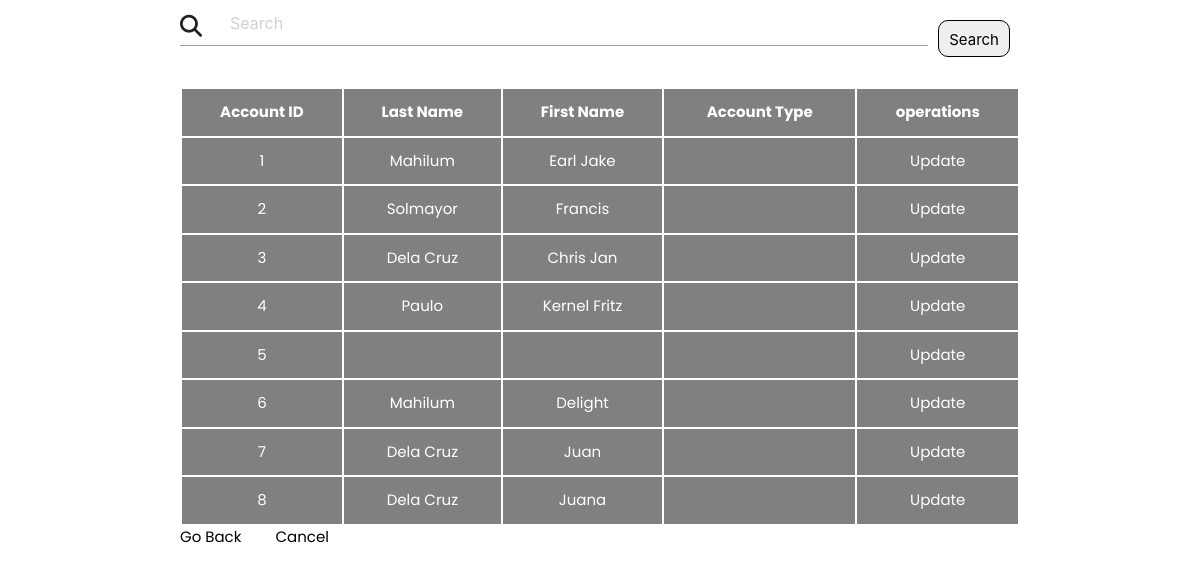
The app's page /accountsMonitoring.php with its own data.
### tables this page shows
CREATE TABLE `account` (
  `acct_id` int(11) NOT NULL,
  `last_name` varchar(100) NOT NULL,
  `first_name` varchar(100) NOT NULL,
  `username` varchar(50) NOT NULL,
  `password` varchar(50) NOT NULL,
  `email` varchar(100) NOT NULL,
  `status` enum('0','1') NOT NULL,
  `type` enum('0','1') NOT NULL,
  `avatar` varchar(100) DEFAULT 'icon.png'
);

### accountsMonitoring.php (the view, shortened to what this page needs)
<?php
	include('connect.php');
 ?>
 <!DOCTYPE html>
 <html>
 <head>
	<link rel="stylesheet" href="https://cdnjs.cloudflare.com/ajax/libs/materialize/1.0.0/css/materialize.min.css">
	<link rel = "stylesheet" href="./css/accountsMonitoring.css">
 </head>
 <body>
 	<div class="container">
 		<div class="doctor-container">
            <div class= searchContainer>
            	<form method="GET">
            <i class="fa-solid fa-magnifying-glass"></i>
                <input type="text" placeholder="Search" name="search">
                 <button type="submt" name="submit">Search</button>
             </form>
            </div>
 			<table class="list">
					<thead>
						<tr>
                            <th>Account ID</th>
							<th>Last Name</th>
							<th> First Name</th>
							<th>Account Type</th>
                            <th>operations</th>
						</tr>
					</thead>
					<tbody>
							<?php
					  if(isset($_GET['submit']))
					  {
					    $id = $_GET['search'];
					    $sql = "SELECT * from `account` WHERE last_name = '$id' OR acct_id = '$id'";
					    $result = mysqli_query($con, $sql);
					    if($result){
					    	while($row = mysqli_fetch_array($result)){
					    		$id = $row['acct_id'];
					    		$surname = $row['last_name'];
					    		$fname = $row['first_name'];
					    		$type = $row['acc_type'];
					    		echo '<tr>
									    <th scope="row">'.$id.'</th>
									    <td>'.$surname.'</td>
									    <td>'.$fname.'</td>
									    <td>'.$type.'</td>
									    <td>UPDATE</td>';
					    	}
					    }
					  }
					else{
					$select_query="Select * from `account`";
						$result=mysqli_query($con,$select_query);
					if($result)
					{
					   while ($row=mysqli_fetch_assoc($result))
					   {
					    $id=$row['acct_id'];
					     $surname=$row['last_name'];
					     $firstname=$row['first_name'];
					     $type=$row['acc_type'];
						?>
									<tr class='clickable'>
										<td><a href='#.php?screen_acct_id=<?php echo $row['screen_acct_id']?>'><?php echo "$id"?></a></td>
										<td><a href='doctorVerification.php?screen_acct_id=<?php echo $row['screen_acct_id']?>'><?php echo "$surname"?></a></td>
										<td><a href='doctorVerification.php?screen_acct_id=<?php echo $row['screen_acct_id']?>'><?php echo "$firstname"?></a></td>
										<td><a href='doctorVerification.php?screen_acct_id=<?php echo $row['screen_acct_id']?>'><?php echo "$type"?></a></td>
										<td><a href='doctorVerification.php?screen_acct_id=<?php echo $row['screen_acct_id']?>' type="button">Update</a></td>
									</tr>
							<?php
							   }
							}
							else{
							    die(mysqli_error($con));
							   }
							 }
							?>
					</tbody>
				</table>
				<a href="admindb.php" style="color: black;">Go Back</a>
				<a href="accountsMonitoring.php" style="color: black; margin-left: 30px;">Cancel</a>
			</div>
 	</div>
 </body>
 </html>

### css/accountsMonitoring.css (style rules this page uses)
* { margin: 0; padding: 0; box-sizing: border-box; font-family: "Poppins", sans-serif; }
* { box-sizing: border-box; }
.list { margin-top:10px ; width: 100%; border: 2px solid black; border-collapse: collapse; }
.list th, .list td { padding: 12px 15px; text-align: center; border: 2px solid #fff; background-color: gray; }
.list th { background-color: gray; color:#ffffff; }
.searchContainer button { padding: 10px 10px 25px 10px; height: 30px; margin: 20px 10px; border-radius: 10px; border: 1px solid black; }
.searchContainer form { display: flex; }
.searchContainer .fa-magnifying-glass { position: absolute; z-index: 99; font-size: 22px; top: 15px; border-radius:6px; }
.searchContainer input { padding-left: 50px !important; }
a { color: white; }

### records on screen
account: acct_id "1", last_name "Mahilum", first_name "Earl Jake"
account: acct_id "2", last_name "Solmayor", first_name "Francis"
account: acct_id "3", last_name "Dela Cruz", first_name "Chris Jan"
account: acct_id "4", last_name "Paulo", first_name "Kernel Fritz"
account: acct_id "5"
account: acct_id "6", last_name "Mahilum", first_name "Delight"
account: acct_id "7", last_name "Dela Cruz", first_name "Juan"
account: acct_id "8", last_name "Dela Cruz", first_name "Juana"
